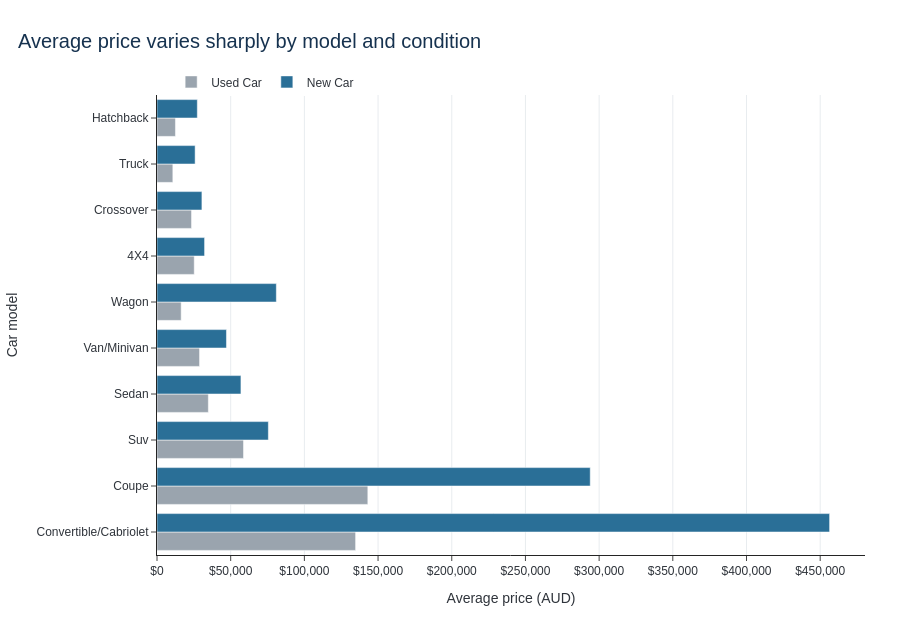

Write notebook code for a chart like this one.
### Markdown cell above
The interactive scatterplot lets users identify individual cars through hover information, zoom into dense areas and click the condition legend to compare new and used cars. This adds detail that cannot be displayed clearly in the static chart.

### Code cell
interactiveModelData = (dfCarData.groupby(["car_model", "condition"])["price"]
                        .agg(average_price="mean", median_price="median", listings="size")
                        .reset_index())
interactiveModelData["car_model_display"] = interactiveModelData["car_model"].str.title()
interactiveModelData["condition_display"] = interactiveModelData["condition"].str.title()

interactiveModel = px.bar(
    interactiveModelData, x="average_price", y="car_model_display",
    color="condition_display", orientation="h", barmode="group",
    hover_data={"median_price": ":,.0f", "listings": True},
    labels={"average_price": "Average price (AUD)",
            "car_model_display": "Car model",
            "condition_display": "Condition",
            "median_price": "Median price", "listings": "Listings"},
    color_discrete_map={"Used Car": consultingGrey, "New Car": consultingBlue},
    category_orders={"condition_display": ["Used Car", "New Car"],
                     "car_model_display": list(averageModelPrice.index)},
    title="Average price varies sharply by model and condition"
)
interactiveModel.update_layout(
    template="simple_white", height=620, font={"family": "Arial", "color": consultingCharcoal},
    title={"x": 0.02, "font": {"size": 20, "color": consultingNavy}},
    legend={"title": None, "orientation": "h", "x": 0.02, "y": 1.06},
    margin={"l": 125, "r": 35, "t": 95, "b": 65},
    plot_bgcolor="white", paper_bgcolor="white"
)
interactiveModel.update_xaxes(showgrid=True, gridcolor=consultingLightGrey,
                              zeroline=False, tickprefix="$", tickformat=",.0f")
interactiveModel.update_yaxes(showgrid=False)
interactiveModel.show()

### Figure 1 — Plotly figure (JSON) as saved in the notebook; plotly's stock layout.template omitted (floating-point values rounded to 4 significant figures)
{"data": [{"alignmentgroup": "True", "customdata": [[22270.0, 1699.0], [80970.0, 81.0], [40490.0, 157.0], [24090.0, 2112.0], [12750.0, 2614.0], [20200.0, 8880.0], [33400.0, 7809.0], [8907.0, 255.0], [15590.0, 805.0], [3846.0, 6.0]], "hovertemplate": "Condition=Used Car<br>Average price (AUD)=%{x}<br>Car model=%{y}<br>Median price=%{customdata[0]:,.0f}<br>Listings=%{customdata[1]}<extra></extra>", "legendgroup": "Used Car", "marker": {"color": "#9AA4AE", "pattern": {"shape": ""}}, "name": "Used Car", "offsetgroup": "Used Car", "orientation": "h", "showlegend": true, "textposition": "auto", "type": "bar", "x": [25270.0, 134800.0, 143000.0, 23430.0, 12520.0, 34830.0, 58690.0, 10740.0, 28880.0, 16400.0], "xaxis": "x", "y": ["4X4", "Convertible/Cabriolet", "Coupe", "Crossover", "Hatchback", "Sedan", "Suv", "Truck", "Van/Minivan", "Wagon"], "yaxis": "y"}, {"alignmentgroup": "True", "customdata": [[30610.0, 680.0], [121500.0, 11.0], [121500.0, 23.0], [29310.0, 629.0], [21460.0, 159.0], [28700.0, 1337.0], [40490.0, 2782.0], [21720.0, 156.0], [34370.0, 281.0], [80970.0, 2.0]], "hovertemplate": "Condition=New Car<br>Average price (AUD)=%{x}<br>Car model=%{y}<br>Median price=%{customdata[0]:,.0f}<br>Listings=%{customdata[1]}<extra></extra>", "legendgroup": "New Car", "marker": {"color": "#2A6F97", "pattern": {"shape": ""}}, "name": "New Car", "offsetgroup": "New Car", "orientation": "h", "showlegend": true, "textposition": "auto", "type": "bar", "x": [32280.0, 456400.0, 294000.0, 30480.0, 27360.0, 56950.0, 75560.0, 25870.0, 47130.0, 80970.0], "xaxis": "x", "y": ["4X4", "Convertible/Cabriolet", "Coupe", "Crossover", "Hatchback", "Sedan", "Suv", "Truck", "Van/Minivan", "Wagon"], "yaxis": "y"}], "layout": {"barmode": "group", "font": {"color": "#2F343B", "family": "Arial"}, "height": 620, "legend": {"orientation": "h", "title": {}, "tracegroupgap": 0, "x": 0.02, "y": 1.06}, "margin": {"b": 65, "l": 125, "r": 35, "t": 95}, "paper_bgcolor": "white", "plot_bgcolor": "white", "title": {"font": {"color": "#16324F", "size": 20}, "text": "Average price varies sharply by model and condition", "x": 0.02}, "xaxis": {"anchor": "y", "domain": [0.0, 1.0], "gridcolor": "#E8ECEF", "showgrid": true, "tickformat": ",.0f", "tickprefix": "$", "title": {"text": "Average price (AUD)"}, "zeroline": false}, "yaxis": {"anchor": "x", "categoryarray": ["Convertible/Cabriolet", "Coupe", "Suv", "Sedan", "Van/Minivan", "Wagon", "4X4", "Crossover", "Truck", "Hatchback"], "categoryorder": "array", "domain": [0.0, 1.0], "showgrid": false, "title": {"text": "Car model"}}}}
